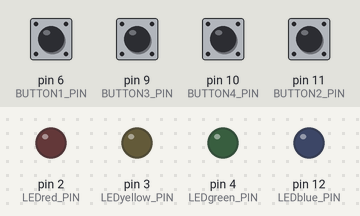
Bench run of a sketch on a simulated Arduino Uno, built with avr-gcc and run on an emulated ATmega328P. On the bench: output pins drawn as LEDs (lit = HIGH). Dashed ring = blinking. The inputs (shaded band) are chosen by the test bench; at power-on: pin 6 (BUTTON1_PIN), pin 9 (BUTTON3_PIN), pin 10 (BUTTON4_PIN), pin 11 (BUTTON2_PIN) HIGH.

Above: at 1.2 s.
1.3 s: pin 6 (BUTTON1_PIN) pulled LOW for 0.15 s
At 1.7 s:
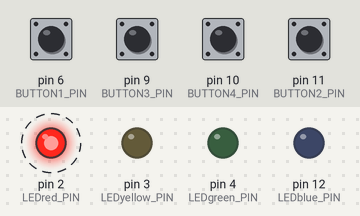
4.4 s: pin 9 (BUTTON3_PIN) pulled LOW for 0.15 s
At 4.8 s:
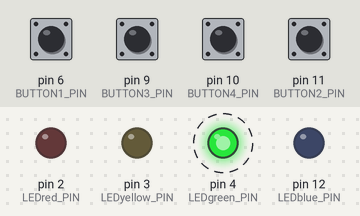
7.5 s: pin 10 (BUTTON4_PIN) pulled LOW for 0.15 s
At 7.9 s:
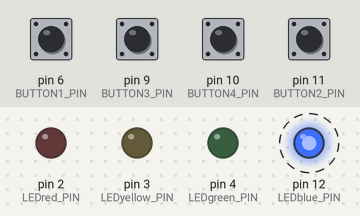
10.6 s: pin 11 (BUTTON2_PIN) pulled LOW for 0.15 s
At 11.0 s:
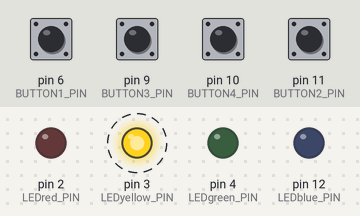
13.7 s: pin 11 (BUTTON2_PIN) pulled LOW for 1 s
At 17.0 s:
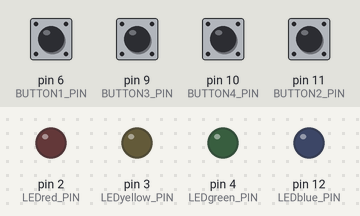
17.7 s: pin 6 (BUTTON1_PIN) pulled LOW for 1 s
At 18.1 s:
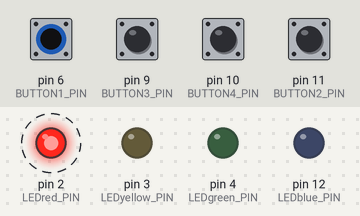
Timing chart, 0 to 21.7 s (numbered marks = the images above; inputs shaded):
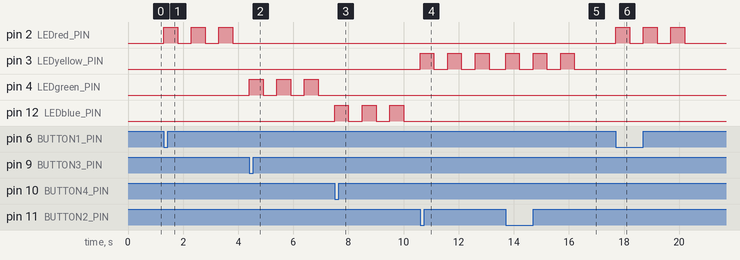

Measured:
- after the input at 1.3 s, pin 2 (LEDred_PIN): alternates HIGH for 0.50 s and LOW for 0.50 s, starting at once
- after the input at 4.4 s, pin 4 (LEDgreen_PIN): alternates HIGH for 0.50 s and LOW for 0.50 s, starting at once
- after the input at 7.5 s, pin 12 (LEDblue_PIN): alternates HIGH for 0.50 s and LOW for 0.50 s, starting at once
- after the input at 10.6 s, pin 3 (LEDyellow_PIN): alternates HIGH for 0.50 s and LOW for 0.50 s, starting at once
- after the input at 13.7 s, pin 3 (LEDyellow_PIN): alternates HIGH for 0.50 s and LOW for 0.50 s, 6 changes in all, then stays LOW, starting at once
- after the input at 17.7 s, pin 2 (LEDred_PIN): alternates HIGH for 0.50 s and LOW for 0.50 s, 6 changes in all, then stays LOW, starting at once

The sketch:

sketch_may24b.ino
```cpp
const int BUTTON1_PIN = 6;
const int BUTTON2_PIN = 11;
const int BUTTON3_PIN = 9;
const int BUTTON4_PIN = 10;

const int LEDred_PIN = 2;
const int LEDyellow_PIN = 3;
const int LEDgreen_PIN = 4;
const int LEDblue_PIN = 12;

const int BLINK_COUNT = 3;

void setup() {
  Serial.begin(9600);
  pinMode(BUTTON1_PIN, INPUT_PULLUP);
  pinMode(BUTTON2_PIN, INPUT_PULLUP);
  pinMode(BUTTON3_PIN, INPUT_PULLUP);
  pinMode(BUTTON4_PIN, INPUT_PULLUP);

  pinMode(LEDred_PIN, OUTPUT);
  pinMode(LEDyellow_PIN, OUTPUT);
  pinMode(LEDgreen_PIN, OUTPUT);
  pinMode(LEDblue_PIN, OUTPUT);
}

void loop() {
  if (digitalRead(BUTTON1_PIN) == LOW) {
    blink(LEDred_PIN);
  }
  if (digitalRead(BUTTON2_PIN) == LOW) {
    blink(LEDyellow_PIN);
  }
  if (digitalRead(BUTTON3_PIN) == LOW) {
    blink(LEDgreen_PIN);
  }
  if (digitalRead(BUTTON4_PIN) == LOW) {
    blink(LEDblue_PIN);
  }
}

void blink(int ledPin) {
  for (int i = 0; i < BLINK_COUNT; i++) {
    digitalWrite(ledPin, HIGH);
    delay(500);
    digitalWrite(ledPin, LOW);
    delay(500);

  }
}
```
